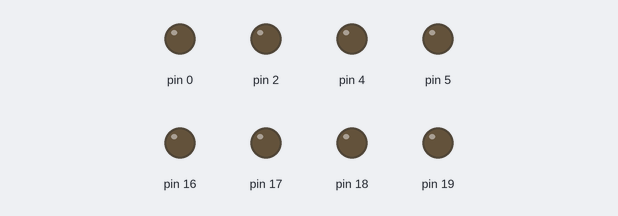
Bench run of a sketch on a simulated Arduino Uno, built with avr-gcc and run on an emulated ATmega328P. Shown: output pins drawn as LEDs (lit = HIGH).

Above: at 0.7 s.
At 3.87 s:
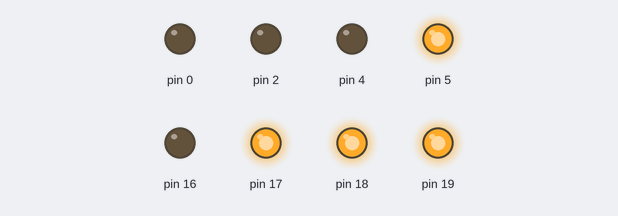
At 5.12 s:
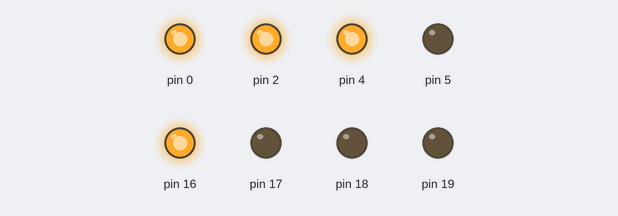
Timing chart, 0 to 5.8 s (numbered marks = the images above):
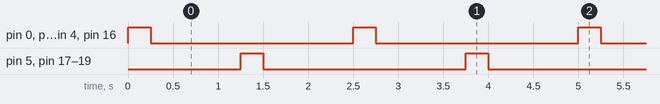

Measured:
- by itself, pin 0, pin 2, pin 4, pin 5, pin 16–19: alternates HIGH for 0.25 s and LOW for 2.3 s
- by itself, everything shown: repeats every 2.5 s, in 4 steps

The sketch:

Lab_3_record_TEST_3.3-2.ino
```cpp
void setup() {
 pinMode(2,OUTPUT);
 pinMode(0,OUTPUT);
 pinMode(4,OUTPUT);
 pinMode(16,OUTPUT);
 pinMode(17,OUTPUT);
 pinMode(5,OUTPUT);
 pinMode(18,OUTPUT);
 pinMode(19,OUTPUT);
}
void loop() {
 digitalWrite(2,HIGH);
 digitalWrite(0,HIGH);
 digitalWrite(4,HIGH);
 digitalWrite(16,HIGH);
 delay(250);
 digitalWrite(2,LOW);
 digitalWrite(0,LOW);
 digitalWrite(4,LOW);
 digitalWrite(16,LOW);
 delay(1000);
 digitalWrite(17,HIGH);
 digitalWrite(5,HIGH);
 digitalWrite(18,HIGH);
 digitalWrite(19,HIGH);
 delay(250);
 digitalWrite(17,LOW);
 digitalWrite(5,LOW);
 digitalWrite(18,LOW);
 digitalWrite(19,LOW);
 delay(1000);
}
```
